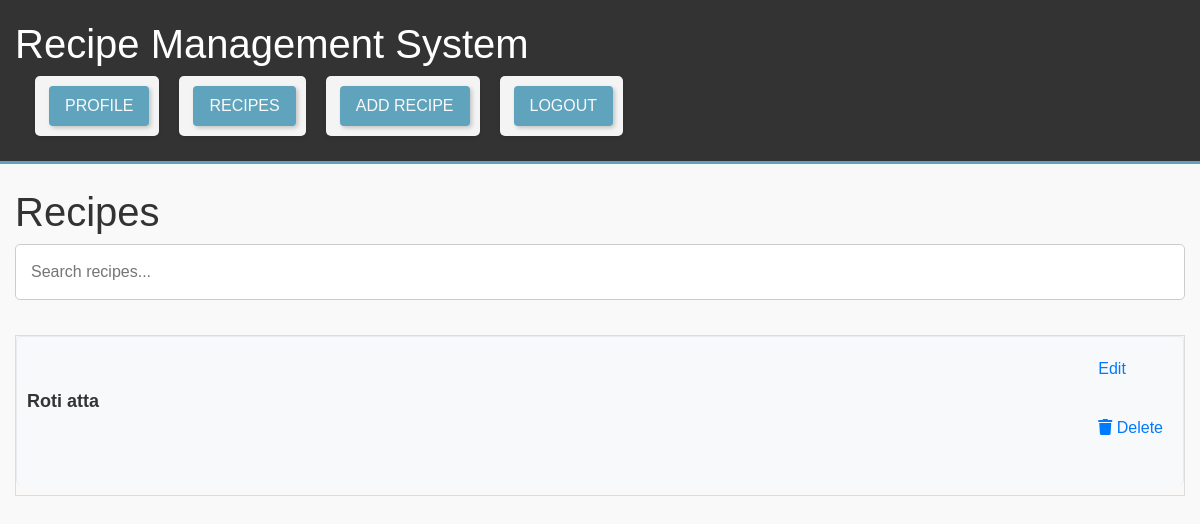
/recipes (signed in), run on an earlier commit of the app's database.
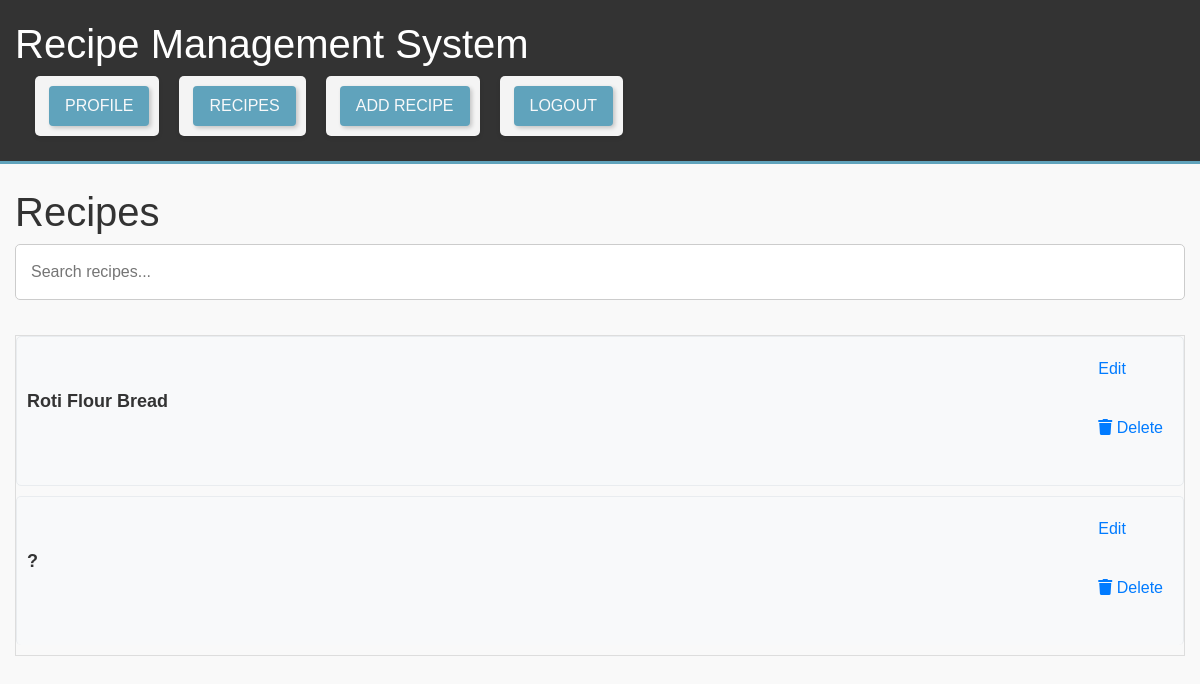
And on a later commit of the database.
### models.py (models this page shows)
class Recipes(db.Model):
    recipe_id = db.Column(db.Integer, primary_key=True)
    title = db.Column(db.String(255), nullable=False)
    instructions = db.Column(db.Text, nullable=False)
    user_id = db.Column(db.Integer, db.ForeignKey('users.user_id'))
    ingredients = db.relationship('Ingredients', secondary='recipe_ingredients', back_populates='recipes')
    interactions = db.relationship('Interactions', backref='recipe', lazy=True)

### app.py (the view)
@app.route('/recipes')
def recipes():
    user_id = session.get('user_id')
    if user_id:
        user_recipes = Recipes.query.filter_by(user_id=user_id).all()
        return render_template('recipes.html', recipes=user_recipes)
    return 'You must be logged in to view recipes', 401

### templates/recipes.html (shortened to what this page needs)
{% extends "base.html" %}
{% block content %}
    <h1>Recipes</h1>
    <div id="recipe-search">
        <input type="text" id="searchInput" class="search-input" placeholder="Search recipes..." onkeyup="searchRecipes()">
    </div>
    <div id="recipe-list">
        {% for recipe in recipes %}
            <div class="recipe-item" onclick="toggleRecipeDetails('details-{{ recipe.recipe_id }}')">
                <div class="recipe-content">
                    <div class="recipe-title" id="title-{{ recipe.recipe_id }}">{{ recipe.title }}</div>
                </div>
                <div class="recipe-actions">
                    <button type="button" class="btn btn-primary" onclick="editRecipe('{{ recipe.recipe_id }}')">
                        Edit
                    </button>
                    <form action="/delete_recipe/{{ recipe.recipe_id }}" method="post" onsubmit="return confirm('Are you sure you want to delete this recipe?');">
                        <button type="submit" class="btn btn-danger">
                            <i class="fas fa-trash"></i> Delete
                        </button>
                    </form>
                </div>
            </div>
        {% endfor %}
    </div>
{% endblock %}

### templates/base.html (shortened to what this page needs)
<!DOCTYPE html>
<html lang="en">
<head>
    <link rel="stylesheet" href="https://cdnjs.cloudflare.com/ajax/libs/font-awesome/5.15.3/css/all.min.css">
    <link href="https://stackpath.bootstrapcdn.com/bootstrap/4.5.2/css/bootstrap.min.css" rel="stylesheet">
    <link rel="stylesheet" href="{{ url_for('static', filename='styles.css') }}">
</head>
<body>
    <header>
        <div class="container">
            <h1>Recipe Management System</h1>
            <nav id="main-nav">
                <ul class="nav" id="nav-list">
                    {% if 'username' in session %}
                        <li class="nav-item"><a class="nav-link text-light" href="{{ url_for('profile') }}">Profile</a></li>
                        <li class="nav-item"><a class="nav-link text-light" href="{{ url_for('recipes') }}">Recipes</a></li>
                        <li class="nav-item"><a class="nav-link text-light" href="{{ url_for('add_recipe') }}">Add Recipe</a></li>
                        <li class="nav-item"><a class="nav-link text-light" href="{{ url_for('logout') }}">Logout</a></li>
                    {% else %}
                        <script>document.getElementById('main-nav').className = 'nav-centered';</script>
                        <li class="nav-item"><a class="nav-link text-light" href="{{ url_for('register') }}">Register</a></li>
                        <li class="nav-item"><a class="nav-link text-light" href="{{ url_for('login') }}">Login</a></li>
                    {% endif %}
                </ul>
            </nav>
        </div>
    </header>
    <div class="container mt-4">
        {% block content %}{% endblock %}
    </div>
</body>
</html>

### static/styles.css (style rules this page uses)
body { font-family: 'Arial', sans-serif; margin: 0; padding: 0; background-color: #f9f9f9; color: #333; }
.container { max-width: 1200px; margin: auto; padding: 0 15px; }
header { background: #333; color: #fff; padding: 20px 0; border-bottom: #60a3bc 3px solid; }
header a { color: #fff; text-decoration: none; text-transform: uppercase; font-size: 16px; }
nav { text-align: right; padding: 0; }
nav ul { margin: 0; padding: 0; list-style: none; display: inline-block; }
nav ul li { display: inline; margin-left: 20px; }
nav ul li a { padding: 10px 15px; background: #60a3bc; border-radius: 4px; color: white; margin-left: 4px; transition: background 0.3s ease; box-shadow: 2px 2px 4px rgba(0, 0, 0, 0.2); }
ul { list-style-type: none; padding: 0; }
li { background: #f4f4f4; margin-bottom: 5px; border-radius: 5px; padding: 10px; box-shadow: 0 2px 4px rgba(0, 0, 0, 0.1); }
input[type="text"], input[type="email"], input[type="password"], button, input[type="submit"], select { width: 100%; padding: 15px; margin-bottom: 15px; border-radius: 5px; border: 1px solid #ccc; box-sizing: border-box; }
input[type="submit"], button { background-color: #5cb85c; color: white; border: none; cursor: pointer; transition: background-color 0.3s ease; }
div { margin-bottom: 10px; }
#recipe-search { margin-bottom: 20px; }
#recipe-list { border: 1px solid #ddd; padding: 0; }
.recipe-item { background-color: #f9f9f9; border-bottom: 1px solid #ddd; padding: 10px; transition: background-color 0.3s; }
.recipe-item:last-child { border-bottom: none; }
.recipe-item button { background: none; border: none; text-align: left; width: 100%; padding: 10px; font-size: 16px; cursor: pointer; color: #007bff; }
#recipe-list { margin-top: 20px; }
.recipe-item { display: flex; justify-content: space-between; align-items: center; padding: 10px; background-color: #f8f9fa; border: 1px solid #e9ecef; border-radius: 5px; margin-bottom: 10px; cursor: pointer; transition: background-color 0.3s; }
.recipe-content { flex-grow: 1; }
.recipe-title { font-size: 18px; font-weight: bold; }
.recipe-actions form { margin: 0; }

What changed in the data, as far as the page shows it:
changed Recipes: title "Roti atta" → "Roti Flour Bread"
added Recipes: title "?"
